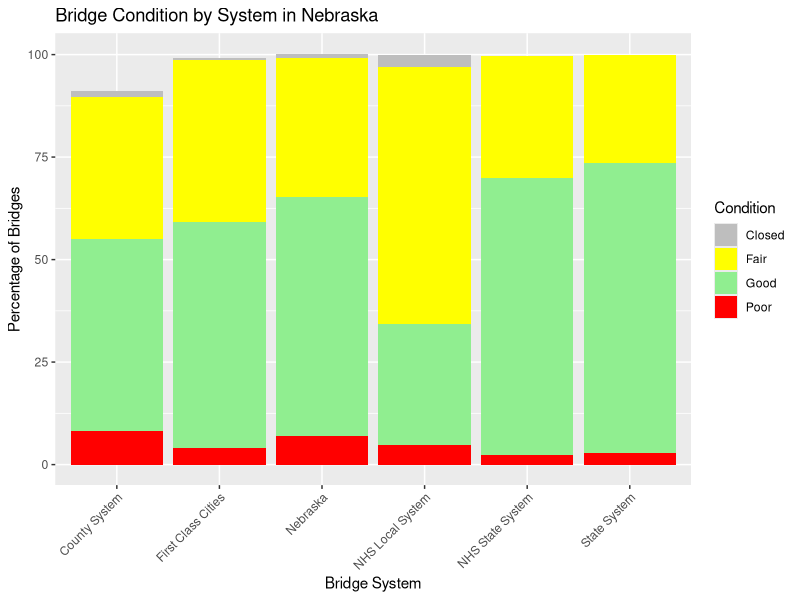
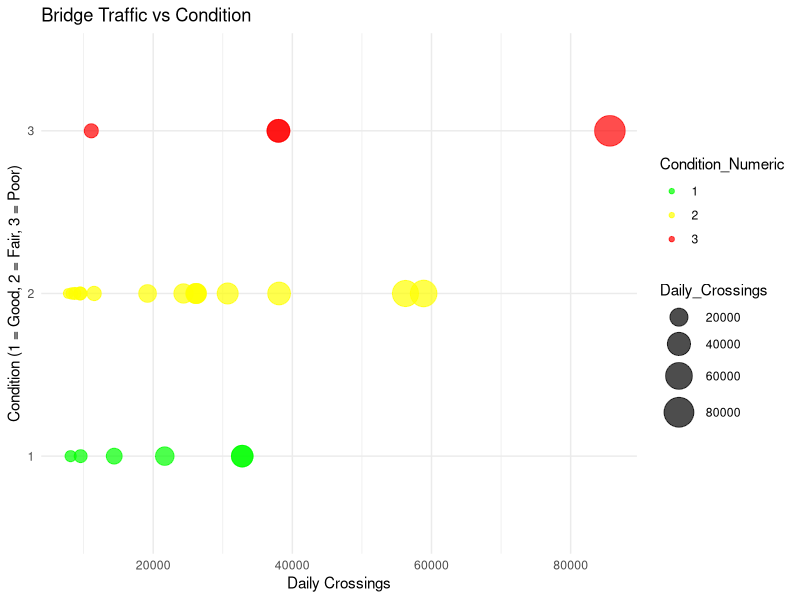

These charts were generated, in order, by the following R code:

library(ggplot2)
library(dplyr)
library(tidyr)

# BRIDGE CONDITION BY SYSTEM
data <- data.frame(
  System = c("County System", "First Class Cities", "State System", "NHS State System", 
             "NHS Local System", "Nebraska"),
  Good = c(46.7, 55.0, 70.7, 67.5, 29.7, 58.3),
  Fair = c(34.7, 39.5, 26.2, 29.8, 62.5, 33.9),
  Poor = c(8.3, 4.1, 2.9, 2.3, 4.7, 6.9),
  Closed = c(1.5, 0.6, 0.0, 0.1, 3.1, 1.1)
)

data_long <- data %>%
  pivot_longer(cols = Good:Closed, names_to = "Condition", values_to = "Percentage")

ggplot(data_long, aes(x = System, y = Percentage, fill = Condition)) +
  geom_bar(stat = "identity") +
  labs(title = "Bridge Condition by System in Nebraska", 
       x = "Bridge System", 
       y = "Percentage of Bridges") +
  theme(axis.text.x = element_text(angle = 45, hjust = 1)) +
  scale_fill_manual(values = c("Good" = "lightgreen", "Fair" = "yellow", "Poor" = "red", "Closed" = "gray"))

# BRIDGE TRAFFIC VS CONDITION
bridge_data <- data.frame(
  Bridge = c("US75 over J St", "US75 over Stream", "72nd St/FAU 5037 over UPRR", "US75 over Betz Creek", 
             "42nd St/FAU 5057 over UPRR", "42nd St/FAU 5057 over UPRR", "SB-I180/US34 over I80", 
             "NB-I180/US34 over I80", "N370 over Papillion Creek Trib", "US6 over Saddle Creek Rd", 
             "N50 over I80", "N38 over Big Papillion Creek", "US275/N92 over 72nd Street", 
             "N 14th St/FAU 5227 over Oak Creek", "14th St over US6", "WB-US30/US81 over Loup River", 
             "US6 over Up/BNSF RR", "N31 over Park/Papio", "Bell St over UPRR", "US77 over Elm Creek", 
             "36th St/Fas 5061 over Papillion Creek", "Hamiltn St/Fau5066 over US75", "US30 over Fremont Co Drain Ditch", 
             "Norflk Ave/FAU6020 over N Fk Elkhorn River", "I80 over Link 17B & Rd 77"),
  County = c("Douglas", "Sarpy", "Douglas", "Sarpy", "Douglas", "Douglas", "Lancaster", "Lancaster", 
             "Sarpy", "Douglas", "Sarpy", "Douglas", "Douglas", "Lancaster", "Lancaster", "Platte", 
             "Lancaster", "Douglas", "Dodge", "Dodge", "Sarpy", "Douglas", "Dodge", "Madison", "Cheyenne"),
  Year_Built = c(1970, 1988, 1966, 1989, 1960, 1960, 1960, 1960, 1995, 1934, 1958, 1964, 1962, 1968, 1961, 
                 1931, 1936, 1938, 1994, 1954, 1984, 1977, 1970, 1968, 1974),
  Daily_Crossings = c(85640, 58870, 56260, 38095, 38000, 38000, 32795, 32795, 30705, 26220, 26190, 
                      26100, 24360, 21660, 19190, 14395, 11505, 11100, 9570, 9535, 9470, 8730, 8310, 8130, 7800),
  Condition = c("Poor", "Fair", "Fair", "Fair", "Poor", "Poor", "Good", "Good", "Fair", "Fair", "Fair", 
                "Fair", "Fair", "Good", "Fair", "Good", "Fair", "Poor", "Good", "Fair", "Fair", "Fair", 
                "Fair", "Good", "Fair")
)

# Map condition to numeric values
bridge_data$Condition_Numeric <- factor(bridge_data$Condition, levels = c("Good", "Fair", "Poor"), labels = c(1, 2, 3))

# Create scatter plot
ggplot(bridge_data, aes(x = Daily_Crossings, y = Condition_Numeric, size = Daily_Crossings, color = Condition_Numeric)) +
  geom_point(alpha = 0.7) +
  labs(title = "Bridge Traffic vs Condition", 
       x = "Daily Crossings", 
       y = "Condition (1 = Good, 2 = Fair, 3 = Poor)") +
  scale_color_manual(values = c("green", "yellow", "red")) +
  scale_size_continuous(range = c(3, 10)) +
  theme_minimal()

